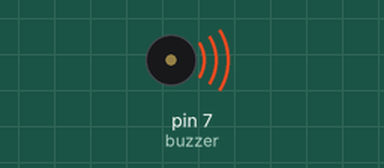
This sketch was run on a simulated Arduino Uno, built with avr-gcc and run on an emulated ATmega328P. On the bench: buzzer (waves = sounding).

Above: at 0.1 s.
At 35.95 s:
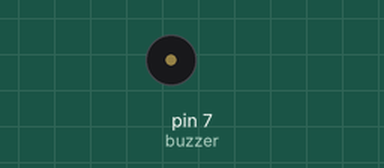
Timing chart, 0 to 40.0 s (numbered marks = the images above):
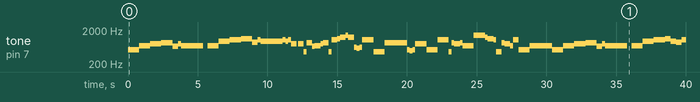

Measured:
- by itself, tone on pin 7 (buzzer): plays 523 Hz for 0.80 s, 698 Hz for 0.80 s, 784 Hz for 0.80 s, 830 Hz for 0.80 s, 659 Hz for 0.40 s, 784 Hz for 0.20 s … (73 notes in this stretch)

The sketch:

09_buzzer.ino
```cpp
// İstiklal Marşi

const int buzzer = 7; // Buzzer pin7 ve GND'ye bagli.

// Kullanilacak notalar
int a, ad, b, c, cd, d, dd, e, f, fd, g, gd, a2, ad2, b2, c2, cd2, d2, dd2, e2, f2, fd2, g2, gd2, a3;

void setup() {
  Serial.begin(9600);
  pinMode(buzzer, OUTPUT);

///////////////////////////
// c  = do
// cd = do diyez
// d  = re
// dd = re diyez
// e  = mi
// f  = fa
// fd = fa diyez
// g  = sol
// gd = sol diyez
// a  = la
// ad = la diyez
// b  = si
///////////////////////////

// Notalara karsilik gelen frekans degerleri
a=440;
ad=466;
b=494;
c=523;
cd=554;
d=587;
dd=622;
e=659;
f=698;
fd=740;
g=784;
gd=830;
a2=880;
ad2=932;
b2=988;
c2=1046;
cd2=1108;
d2=1174;
dd2=1244;
e2=1318;
f2=1396;
fd2=1480;
g2=1568;
gd2=1660;
a3=1760;

}

void loop() {
//Korkma Sönmez Bu Şafak
    tone(buzzer, c);
    delay(800);
    tone(buzzer, f);
    delay(800);
    tone(buzzer, g);
    delay(800);
    tone(buzzer, gd);
    delay(800);
    tone(buzzer, e);
    delay(400);
    tone(buzzer, g);
    delay(200);
    tone(buzzer, f);
    delay(1600);
    noTone(buzzer);
    delay(300);
//Larda Yüzden Al Sancak
    tone(buzzer, f);
    delay(800);
    tone(buzzer, ad2);
    delay(800);
    tone(buzzer, c2);
    delay(800);
    tone(buzzer, cd2);
    delay(800);
    tone(buzzer, a2);
    delay(400);
    tone(buzzer, c2);
    delay(200);
    tone(buzzer, ad2);
    delay(1600);
//Sönmeden Yurdumun Üstünde Tüten En Son Ocak O Be
    tone(buzzer, c2);
    delay(200);
    tone(buzzer, ad2);
    delay(200);
    tone(buzzer, c2);
    delay(200);
    tone(buzzer, g);
    delay(400);
    noTone(buzzer);
    delay(100);
    tone(buzzer, g);
    delay(400);
    tone(buzzer, ad);
    delay(200);
    tone(buzzer, gd);
    delay(400);
    tone(buzzer, e);
    delay(200);
    tone(buzzer, f);
    delay(400);
    tone(buzzer, g);
    delay(200);
    tone(buzzer, gd);
    delay(400);
    tone(buzzer, ad);
    delay(200);
    tone(buzzer, c2);
    delay(400);
    tone(buzzer, cd2);
    delay(200);
    tone(buzzer, dd2);
    delay(400);
    tone(buzzer, f2);
    delay(200);
    tone(buzzer, dd2);
    delay(400);
//Nim Milletimin
    tone(buzzer, dd);
    delay(200);
    tone(buzzer, d);
    delay(200);
    tone(buzzer, dd);
    delay(200);
    tone(buzzer, c2);
    delay(800);
    tone(buzzer, ad);
    delay(800);
    tone(buzzer, gd);
    delay(1600);
// Yıldızıdır Parlayacak O benim
    tone(buzzer, c);
    delay(200);
    tone(buzzer, b);
    delay(200);
    tone(buzzer, c);
    delay(200);
    tone(buzzer, g);
    delay(800);
    tone(buzzer, c);
    delay(800);
    tone(buzzer, c2);
    delay(800);
    tone(buzzer, ad);
    delay(200);
    tone(buzzer, gd);
    delay(200);
    tone(buzzer, g);
    delay(400);
    tone(buzzer, gd);
    delay(200);
    tone(buzzer, f);
    delay(800);
//Dir O Benim Milletimindir Ancak
    tone(buzzer, f2);
    delay(800);
    tone(buzzer, dd2);
    delay(200);
    tone(buzzer, cd2);
    delay(400);
    tone(buzzer, c2);
    delay(200);
    tone(buzzer, ad);
    delay(400);
    tone(buzzer, gd);
    delay(200);
    tone(buzzer, g);
    delay(400);
    tone(buzzer, f);
    delay(200);
    tone(buzzer, c2);
    delay(400);
    tone(buzzer, c);
    delay(800);
    tone(buzzer, f);
    delay(1600);

/////////////ikinci kıt'a

//Çatma Kurban Olayım
    tone(buzzer, c);
    delay(800);
    tone(buzzer, f);
    delay(800);
    tone(buzzer, g);
    delay(800);
    tone(buzzer, gd);
    delay(800);
    tone(buzzer, e);
    delay(400);
    tone(buzzer, g);
    delay(200);
    tone(buzzer, f);
    delay(1600);
    noTone(buzzer);
    delay(300);
//Çehreni Ey Nazlı Hilal
    tone(buzzer, f);
    delay(800);
    tone(buzzer, ad2);
    delay(800);
    tone(buzzer, c2);
    delay(800);
    tone(buzzer, cd2);
    delay(400);
    tone(buzzer, ad2);
    delay(400);
    tone(buzzer, a2);
    delay(400);
    tone(buzzer, c2);
    delay(400);
    tone(buzzer, ad2);
    delay(800);
//Kahraman Irkıma Bir Gül Ne Bu Şiddet Bu Celal Sana
    tone(buzzer, c2);
    delay(200);
    tone(buzzer, ad2);
    delay(200);
    tone(buzzer, c2);
    delay(200);
    tone(buzzer, g);
    delay(400);
    noTone(buzzer);
    delay(100);
    tone(buzzer, g);
    delay(400);
    tone(buzzer, ad);
    delay(200);
    tone(buzzer, gd);
    delay(400);
    tone(buzzer, e);
    delay(200);
    tone(buzzer, f);
    delay(400);
    tone(buzzer, g);
    delay(200);
    tone(buzzer, gd);
    delay(400);
    tone(buzzer, ad);
    delay(200);
    tone(buzzer, c2);
    delay(400);
    tone(buzzer, cd2);
    delay(200);
    tone(buzzer, dd2);
    delay(400);
    tone(buzzer, f2);
    delay(200);
    tone(buzzer, dd2);
    delay(400);
//Olmaz Dökülen
    tone(buzzer, dd);
    delay(200);
    tone(buzzer, d);
    delay(200);
    tone(buzzer, dd);
    delay(200);
    tone(buzzer, c2);
    delay(800);
    tone(buzzer, ad);
    delay(800);
    tone(buzzer, gd);
    delay(1600);
//Kanlarımız Sonra Helal Hakkıdır
    tone(buzzer, c);
    delay(200);
    tone(buzzer, b);
    delay(200);
    tone(buzzer, c);
    delay(200);
    tone(buzzer, g);
    delay(800);
    tone(buzzer, c);
    delay(800);
    tone(buzzer, c2);
    delay(800);
    tone(buzzer, ad);
    delay(200);
    tone(buzzer, gd);
    delay(200);
    tone(buzzer, g);
    delay(400);
    tone(buzzer, gd);
    delay(200);
    tone(buzzer, f);
    delay(800);
//Hakk'a Tapan Milletimin İstiklal
    tone(buzzer, f2);
    delay(800);
    tone(buzzer, dd2);
    delay(200);
    tone(buzzer, cd2);
    delay(400);
    tone(buzzer, c2);
    delay(200);
    tone(buzzer, ad);
    delay(400);
    tone(buzzer, gd);
    delay(200);
    tone(buzzer, g);
    delay(400);
    tone(buzzer, f);
    delay(200);
    tone(buzzer, c2);
    delay(400);
    tone(buzzer, c);
    delay(800);
    tone(buzzer, f);
    delay(1600);

    noTone(buzzer);
    delay(2000);

}
```
